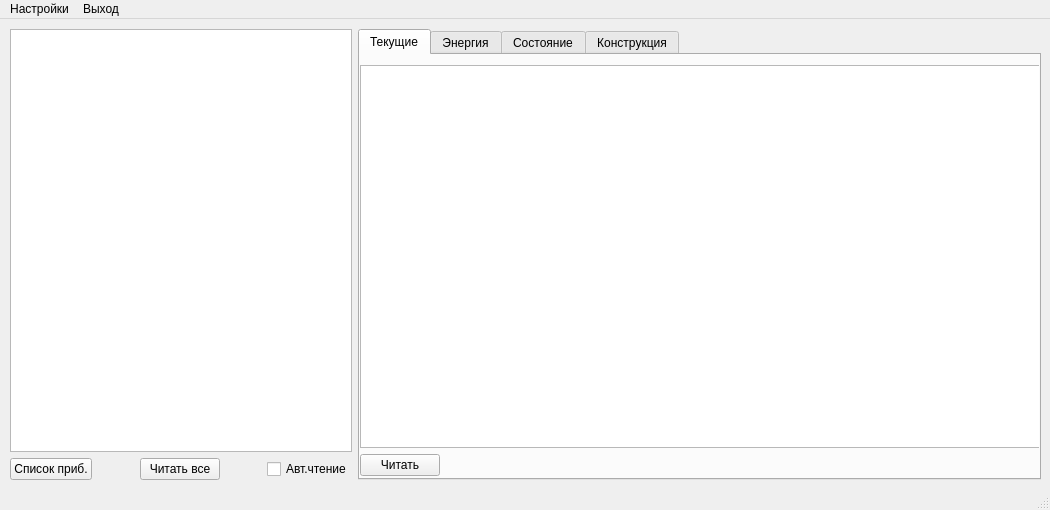
<?xml version="1.0" encoding="UTF-8"?>
<ui version="4.0">
 <class>PowerMonitor</class>
 <widget class="QMainWindow" name="PowerMonitor">
  <property name="geometry">
   <rect>
    <x>0</x>
    <y>0</y>
    <width>1050</width>
    <height>510</height>
   </rect>
  </property>
  <property name="minimumSize">
   <size>
    <width>1050</width>
    <height>510</height>
   </size>
  </property>
  <property name="maximumSize">
   <size>
    <width>1050</width>
    <height>510</height>
   </size>
  </property>
  <property name="windowTitle">
   <string>Мониторинг энергопотребления</string>
  </property>
  <widget class="QWidget" name="centralwidget">
   <widget class="QWidget" name="layoutWidget">
    <property name="geometry">
     <rect>
      <x>10</x>
      <y>10</y>
      <width>1031</width>
      <height>451</height>
     </rect>
    </property>
    <layout class="QVBoxLayout" name="verticalLayout_7" stretch="5">
     <property name="sizeConstraint">
      <enum>QLayout::SetDefaultConstraint</enum>
     </property>
     <item>
      <layout class="QHBoxLayout" name="horizontalLayout_9" stretch="1,2">
       <item>
        <layout class="QVBoxLayout" name="verticalLayout_2">
         <item>
          <widget class="QTableWidget" name="tableMonitorDevArray"/>
         </item>
         <item>
          <layout class="QHBoxLayout" name="horizontalLayout_4">
           <item>
            <widget class="QPushButton" name="buttonMonitorRefresh">
             <property name="text">
              <string>Список приб.</string>
             </property>
            </widget>
           </item>
           <item>
            <spacer name="horizontalSpacer">
             <property name="orientation">
              <enum>Qt::Horizontal</enum>
             </property>
             <property name="sizeHint" stdset="0">
              <size>
               <width>40</width>
               <height>20</height>
              </size>
             </property>
            </spacer>
           </item>
           <item>
            <widget class="QPushButton" name="buttonMonitorReadAll">
             <property name="text">
              <string>Читать все</string>
             </property>
            </widget>
           </item>
           <item>
            <spacer name="horizontalSpacer_3">
             <property name="orientation">
              <enum>Qt::Horizontal</enum>
             </property>
             <property name="sizeHint" stdset="0">
              <size>
               <width>40</width>
               <height>20</height>
              </size>
             </property>
            </spacer>
           </item>
           <item>
            <widget class="QCheckBox" name="buttonMonitorReadAuth">
             <property name="text">
              <string>Авт.чтение</string>
             </property>
            </widget>
           </item>
          </layout>
         </item>
        </layout>
       </item>
       <item>
        <widget class="QTabWidget" name="tabMonitorPowerData">
         <property name="currentIndex">
          <number>0</number>
         </property>
         <widget class="QWidget" name="tabVolume">
          <attribute name="title">
           <string>Текущие</string>
          </attribute>
          <widget class="QWidget" name="layoutWidget_1">
           <property name="geometry">
            <rect>
             <x>0</x>
             <y>10</y>
             <width>681</width>
             <height>411</height>
            </rect>
           </property>
           <layout class="QVBoxLayout" name="verticalLayout_3">
            <item>
             <widget class="QTableView" name="tableMonitorVolume"/>
            </item>
            <item>
             <layout class="QHBoxLayout" name="horizontalLayout_5">
              <item>
               <widget class="QPushButton" name="buttonMonitorReadVolume">
                <property name="text">
                 <string>Читать</string>
                </property>
               </widget>
              </item>
              <item>
               <spacer name="horizontalSpacer_4">
                <property name="orientation">
                 <enum>Qt::Horizontal</enum>
                </property>
                <property name="sizeHint" stdset="0">
                 <size>
                  <width>40</width>
                  <height>20</height>
                 </size>
                </property>
               </spacer>
              </item>
             </layout>
            </item>
           </layout>
          </widget>
         </widget>
         <widget class="QWidget" name="tabEnergy">
          <attribute name="title">
           <string>Энергия</string>
          </attribute>
          <widget class="QWidget" name="layoutWidget_2">
           <property name="geometry">
            <rect>
             <x>0</x>
             <y>10</y>
             <width>681</width>
             <height>411</height>
            </rect>
           </property>
           <layout class="QVBoxLayout" name="verticalLayout_4">
            <item>
             <widget class="QTableView" name="tableMonitorEnergy"/>
            </item>
            <item>
             <layout class="QHBoxLayout" name="horizontalLayout_6">
              <item>
               <widget class="QPushButton" name="buttonMonitorReadEnergy">
                <property name="text">
                 <string>Читать</string>
                </property>
               </widget>
              </item>
              <item>
               <spacer name="horizontalSpacer_5">
                <property name="orientation">
                 <enum>Qt::Horizontal</enum>
                </property>
                <property name="sizeHint" stdset="0">
                 <size>
                  <width>40</width>
                  <height>20</height>
                 </size>
                </property>
               </spacer>
              </item>
             </layout>
            </item>
           </layout>
          </widget>
         </widget>
         <widget class="QWidget" name="tabState">
          <attribute name="title">
           <string>Состояние</string>
          </attribute>
          <widget class="QWidget" name="layoutWidget_3">
           <property name="geometry">
            <rect>
             <x>0</x>
             <y>10</y>
             <width>681</width>
             <height>411</height>
            </rect>
           </property>
           <layout class="QVBoxLayout" name="verticalLayout_5">
            <item>
             <widget class="QTableView" name="tableMonitorState"/>
            </item>
            <item>
             <layout class="QHBoxLayout" name="horizontalLayout_7">
              <item>
               <widget class="QPushButton" name="buttonMonitorReadState">
                <property name="text">
                 <string>Читать</string>
                </property>
               </widget>
              </item>
              <item>
               <spacer name="horizontalSpacer_6">
                <property name="orientation">
                 <enum>Qt::Horizontal</enum>
                </property>
                <property name="sizeHint" stdset="0">
                 <size>
                  <width>40</width>
                  <height>20</height>
                 </size>
                </property>
               </spacer>
              </item>
             </layout>
            </item>
           </layout>
          </widget>
         </widget>
         <widget class="QWidget" name="tabConsist">
          <attribute name="title">
           <string>Конструкция</string>
          </attribute>
          <widget class="QWidget" name="layoutWidget_4">
           <property name="geometry">
            <rect>
             <x>0</x>
             <y>10</y>
             <width>681</width>
             <height>411</height>
            </rect>
           </property>
           <layout class="QVBoxLayout" name="verticalLayout_6">
            <item>
             <widget class="QTableView" name="tableMonitorConsist"/>
            </item>
            <item>
             <layout class="QHBoxLayout" name="horizontalLayout_8">
              <item>
               <widget class="QPushButton" name="buttonMonitorReadConsist">
                <property name="text">
                 <string>Читать</string>
                </property>
               </widget>
              </item>
              <item>
               <spacer name="horizontalSpacer_7">
                <property name="orientation">
                 <enum>Qt::Horizontal</enum>
                </property>
                <property name="sizeHint" stdset="0">
                 <size>
                  <width>40</width>
                  <height>20</height>
                 </size>
                </property>
               </spacer>
              </item>
             </layout>
            </item>
           </layout>
          </widget>
         </widget>
        </widget>
       </item>
      </layout>
     </item>
    </layout>
   </widget>
  </widget>
  <widget class="QMenuBar" name="menubarMonitor">
   <property name="geometry">
    <rect>
     <x>0</x>
     <y>0</y>
     <width>1050</width>
     <height>19</height>
    </rect>
   </property>
   <widget class="QMenu" name="menuMonitorTune">
    <property name="title">
     <string>Настройки</string>
    </property>
    <addaction name="actionMonitorOpenPort"/>
    <addaction name="actionMonitorOpenDB"/>
    <addaction name="actionMonitorOpenMeter"/>
   </widget>
   <widget class="QMenu" name="menuMonitorQuit">
    <property name="title">
     <string>Выход</string>
    </property>
    <addaction name="actionMonitorQuit"/>
   </widget>
   <addaction name="menuMonitorTune"/>
   <addaction name="menuMonitorQuit"/>
  </widget>
  <widget class="QStatusBar" name="statusbar"/>
  <action name="actionMonitorOpenPort">
   <property name="text">
    <string>Комм. порт</string>
   </property>
  </action>
  <action name="actionMonitorOpenDB">
   <property name="text">
    <string>База данных</string>
   </property>
  </action>
  <action name="actionMonitorOpenMeter">
   <property name="text">
    <string>Приборы учета</string>
   </property>
  </action>
  <action name="actionMonitorQuit">
   <property name="text">
    <string>Выход</string>
   </property>
  </action>
 </widget>
 <resources/>
 <connections/>
</ui>
